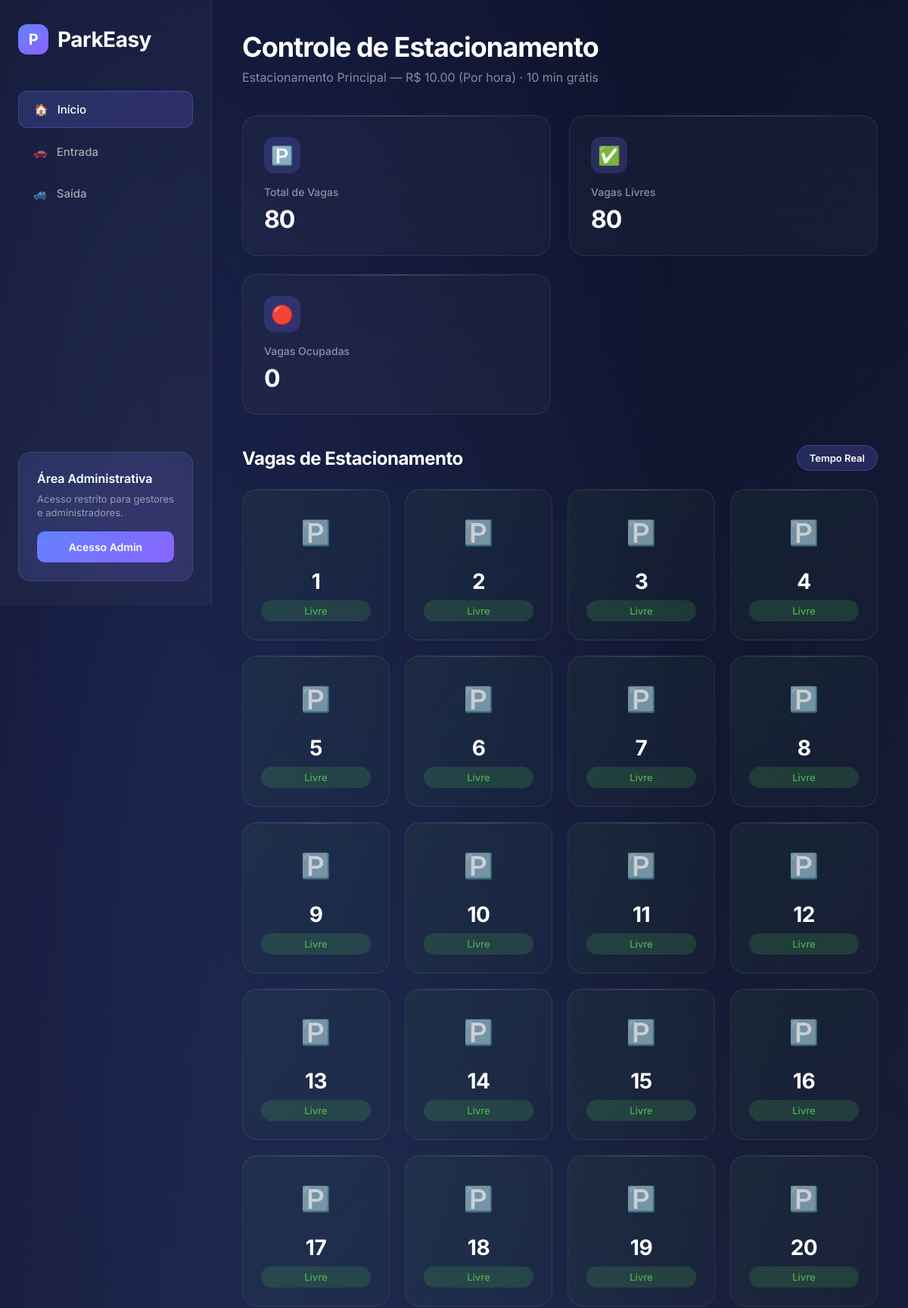
The page / (upper part) on the database its author committed.
### estacionamento/models.py (models this page shows, shortened)
class Estacionamento(models.Model):
    POR_MINUTO = 'por_minuto'
    POR_HORA = 'por_hora'
    TIPO_COBRANCA_CHOICES = [
        (POR_MINUTO, 'Por minuto'),
        (POR_HORA, 'Por hora'),
    ]
    nome = models.CharField(max_length=120)
    valor = models.DecimalField(
        max_digits=10,
        decimal_places=2,
        validators=[MinValueValidator(Decimal('0.01'))],
    )
    tipo_cobranca = models.CharField(
        max_length=20,
        choices=TIPO_COBRANCA_CHOICES,
    )
    ativo = models.BooleanField(default=True)
    criado_em = models.DateTimeField(auto_now_add=True)
    class Meta:
        ordering = ['nome']
    @property
    def tipo_cobranca_label(self):
        return dict(self.TIPO_COBRANCA_CHOICES).get(self.tipo_cobranca, self.tipo_cobranca)

class Vaga(models.Model):
    estacionamento = models.ForeignKey(
        Estacionamento,
        on_delete=models.CASCADE,
        related_name='vagas',
    )
    numero = models.IntegerField()
    ocupada = models.BooleanField(default=False)
    class Meta:
        ordering = ['estacionamento', 'numero']
        unique_together = [['estacionamento', 'numero']]

### estacionamento/views.py (the view, shortened to what this page needs)
# urls.py: 2. Add a URL to urlpatterns:  path('', views.home, name='home')
def home(request):
    estacionamento = get_estacionamento_atual(request)
    estacionamentos = Estacionamento.objects.filter(ativo=True)
    vagas = Vaga.objects.none()
    if estacionamento:
        vagas = estacionamento.vagas.all().order_by('numero')
    vagas_livres = vagas.filter(ocupada=False).count()
    vagas_ocupadas = vagas.filter(ocupada=True).count()
    return render(request, 'home.html', {
        'vagas': vagas,
        'estacionamento': estacionamento,
        'estacionamentos': estacionamentos,
        'vagas_livres': vagas_livres,
        'vagas_ocupadas': vagas_ocupadas,
    })

### estacionamento/utils.py (called while the page is built)
def get_estacionamento_atual(request):
    pk = request.session.get('estacionamento_id')
    if pk:
        estacionamento = Estacionamento.objects.filter(pk=pk, ativo=True).first()
        if estacionamento:
            return estacionamento
    estacionamento = Estacionamento.objects.filter(ativo=True).first()
    if estacionamento:
        request.session['estacionamento_id'] = estacionamento.pk
    return estacionamento

### estacionamento/templates/home.html (shortened to what this page needs)
<!DOCTYPE html>
<html lang="pt-br">
<head>
</head>
<body>
    <div class="app-container">
        <aside class="sidebar">
            <div class="logo">
                <div class="logo-icon">P</div>
                ParkEasy
            </div>
            <nav class="nav-links">
                <a href="/" class="nav-link active">
                    <span>🏠</span>
                    Início
                </a>
                <a href="/entrada/" class="nav-link">
                    <span>🚗</span>
                    Entrada
                </a>
                <a href="/saida/" class="nav-link">
                    <span>🚙</span>
                    Saída
                </a>
            </nav>
            {% include 'includes/auth_sidebar.html' %}
        </aside>
        <main class="main-content">
            <div class="header">
                <div>
                    <h1>Controle de Estacionamento</h1>
                    {% if estacionamento %}
                    <p>{{ estacionamento.nome }} — R$ {{ estacionamento.valor }} ({{ estacionamento.tipo_cobranca_label }}) · 10 min grátis</p>
                    {% endif %}
                </div>
            </div>
            <div class="stats-grid">
                <div class="stat-card">
                    <div class="icon">🅿️</div>
                    <h3>Total de Vagas</h3>
                    <div class="value">{{ vagas|length }}</div>
                </div>
                <div class="stat-card">
                    <div class="icon">✅</div>
                    <h3>Vagas Livres</h3>
                    <div class="value">{{ vagas_livres }}</div>
                </div>
                <div class="stat-card">
                    <div class="icon">🔴</div>
                    <h3>Vagas Ocupadas</h3>
                    <div class="value">{{ vagas_ocupadas }}</div>
                </div>
            </div>
            <div class="parking-section">
                <div class="section-header">
                    <h2>Vagas de Estacionamento</h2>
                    <span class="badge">Tempo Real</span>
                </div>
                <div class="parking-grid">
                    {% for vaga in vagas %}
                        <div class="parking-spot {% if vaga.ocupada %}ocupada{% else %}livre{% endif %}">
                            <div class="spot-icon">
                                {% if vaga.ocupada %}🚗{% else %}🅿️{% endif %}
                            </div>
                            <div class="spot-number">{{ vaga.numero }}</div>
                            <div class="spot-status">
                                {% if vaga.ocupada %}Ocupada{% else %}Livre{% endif %}
                            </div>
                        </div>
                    {% endfor %}
                </div>
            </div>
        </main>
    </div>
</body>
</html>

### rows shown on the page
Estacionamento: nome "Estacionamento Principal", valor "10.00", tipo_cobranca_label "Por hora"
Vaga: numero "1", ocupada "Livre"
Vaga: numero "2", ocupada "Livre"
Vaga: numero "3", ocupada "Livre"
Vaga: numero "4", ocupada "Livre"
Vaga: numero "5", ocupada "Livre"
Vaga: numero "6", ocupada "Livre"
Vaga: numero "7", ocupada "Livre"
Vaga: numero "8", ocupada "Livre"
Vaga: numero "9", ocupada "Livre"
Vaga: numero "10", ocupada "Livre"
Vaga: numero "11", ocupada "Livre"
Vaga: numero "12", ocupada "Livre"
Vaga: numero "13", ocupada "Livre"
Vaga: numero "14", ocupada "Livre"
Vaga: numero "15", ocupada "Livre"
Vaga: numero "16", ocupada "Livre"
Vaga: numero "17", ocupada "Livre"
Vaga: numero "18", ocupada "Livre"
Vaga: numero "19", ocupada "Livre"
Vaga: numero "20", ocupada "Livre"

### other values the page prints
{{ vagas|length }} "80"
{{ vagas_livres }} "80"
{{ vagas_ocupadas }} "0"
